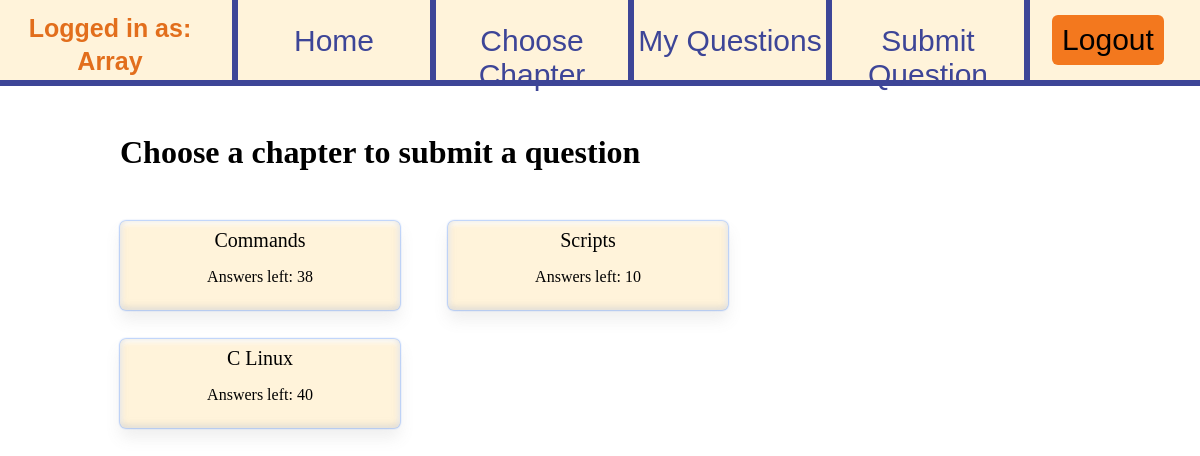
The app's page /mvc/public/submit_question (signed in), older data.
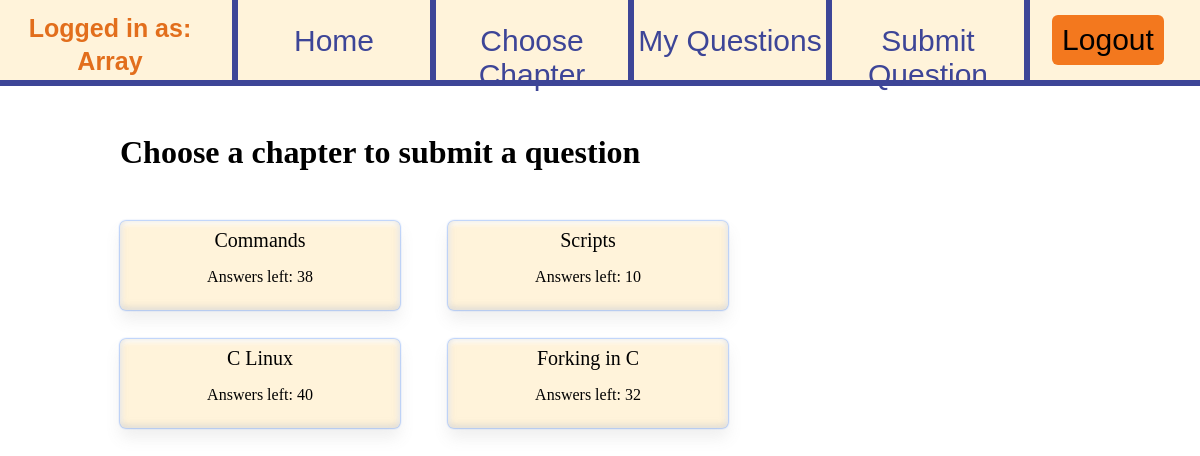
The same page, newer data.
### tables this page shows
CREATE TABLE `chapters` (
  `id` int(11) NOT NULL,
  `name` varchar(50) NOT NULL,
  `description` varchar(150) NOT NULL,
  `status` varchar(20) NOT NULL
);

### mvc/app/core/Controller.php (called while the page is built, shortened)
<?php
class Controller
{
    protected function model($model)
    {
        return new $model();
    }
    protected function view($view, $data = false)
    {
        require_once '../app/views/' . $view . '.php';
    }
    protected function check_login(){
        $this->session_is_admin=$_SESSION['is_admin'];
    }
}

### mvc/app/core/App.php (called while the page is built, shortened)
<?php
class App
{
    protected $method = 'index';
    public function __construct()
    {
        $url = $this->parseUrl();
        if(file_exists('../app/controllers/' . $url[0] . '.php'))
        {
            unset($url[0]);
        }
        $this->controller = new $this->controller;
        $this->params = $url ? array_values ($url) : [];
        call_user_func_array([$this->controller, $this->method], $this->params);
    }
    public function parseUrl()
    {
        if(isset($_GET['url']))
        {
            return $url = explode('/',filter_var(rtrim($_GET['url'],'/'), FILTER_SANITIZE_URL));
        }
    }
}

### mvc/public/index.php (called while the page is built, shortened)
<?php
require_once '../app/core/Controller.php';
$app=new App;

### mvc/app/models/Formulas.php (called while the page is built, shortened)
<?php
class Formulas
{
    public function can_submit_question($posted_questions,$right_answers,$deleted_questions){
        $diff=10;
        $right_answers=$right_answers-($diff*$deleted_questions);
        $right_answers=$right_answers-$diff;
        if($posted_questions>0){
            $right_answers=$right_answers-$diff;
            $posted_questions=$posted_questions-1;
        }
        while($posted_questions>0){
            $diff=$diff*2;
            $right_answers=$right_answers-$diff;
            $posted_questions=$posted_questions-1;
        }
        $this->answers_left=$right_answers;
        if($right_answers>0){
            return true;
        }else{
            return false;
        }
    }
}

### mvc/app/controllers/submit_question.php (the view, shortened to what the changed rows need)
<?php
class Submit_Question extends Controller
{
    private $chapters;
    private $chapters_nr;
    private $answers_left;
    public function index()
    {
        $error_msg=$this->session_extract("error_msg",true);
        $this->get_chapters();
        $this->view('home/choose_chapter',['title_message'=>self::TITLE_MESSAGE,'error_msg' => $error_msg,'chapters' => $this->chapters,'chapters_nr' => $this->chapters_nr]);
    }
    private function can_submit_quesion($chapter_id){
        $formulas=$this->model('Formulas');
        $answers_left=$formulas->get_answers_left();
        if($answers_left>=0){
            $this->answers_left=$answers_left;
            return true;
        }else{
            $this->answers_left=(-1)*$answers_left;
            return false;
        }
    }
    private function get_chapters(){
        $config=$this->model('JSONConfig');
        $db_host=$config->get('db','host');
        $db_user=$config->get('db','user');
        $db_pass=$config->get('db','pass');
        $db_name=$config->get('db','name');
        $db_connection=$this->model('DBConnection');
        $link=$db_connection->connect($db_host,$db_user,$db_pass,$db_name);
        if($this->session_is_admin==true){
            $query="SELECT id,`name` FROM chapters";
        }else{
            $query="SELECT id,`name` FROM chapters WHERE `status`='posted'";
        }
        $sql=$link->prepare($query);
        $sql->execute();
        $sql->bind_result($chapter_id,$chapter_name);
        $this->chapters_nr=0;
        while($sql->fetch()){
            if($this->session_is_admin==true){
                $this->chapters[$this->chapters_nr]=   "<div class='chapter'>
                                                        <a href='chapter_" . (string)$chapter_id . "_submit'>" . $chapter_name . "</a>
                                                        <p>No need to answer questions</p>
                                                        </div>";
            }else if($this->can_submit_quesion($chapter_id)){
                $this->chapters[$this->chapters_nr]=   "<div class='chapter'>
                                                            <a href='chapter_" . (string)$chapter_id . "_submit'>" . $chapter_name . "</a>
                                                            <p>Answers extra: " . $this->answers_left . "</p>
                                                        </div>";
            }else{
                $this->chapters[$this->chapters_nr]=   "<div class='chapter'>
                                                            <a>" . $chapter_name . "</a>
                                                            <p>Answers left: " . $this->answers_left . "</p>
                                                        </div>";
            }
            $this->chapters_nr=$this->chapters_nr+1;
        }
    }
}

### mvc/app/views/home/choose_chapter.php (shortened to what the changed rows need)
<!DOCTYPE html>
<html lang="en">
<head>
    <link rel="stylesheet" href="resources/stylesheets/header.css" type="text/css" />
    <link rel="stylesheet" href="resources/stylesheets/choose_chapter.css" type="text/css" />
    </head>
<body>
    <div class="chaptersBox">
        <h1><?php echo $data['title_message'] ?></h1>
        <?php
            for($i=0;$i<$data['chapters_nr'];$i++){
                echo $data['chapters'][$i];
            }
        ?>
    </div>
</body>
</html>

Row changes from the older to the newer data that the page shows:
added chapters: name "Forking in C"
Text that changed along with them:
new list line: "Answers left: 32"
